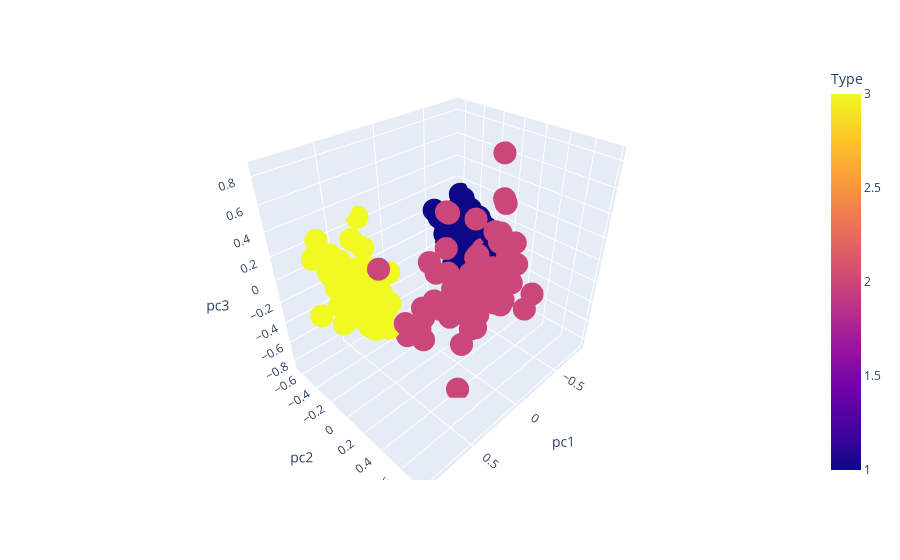

The notebook cell saved with this chart:
### Markdown cell above
### Sweet visualization

### Code cell
import plotly.express as px
plt.figure(figsize=(10,10), dpi = 200)
fig = px.scatter_3d(pca_df, x='pc1', y='pc2', z='pc3',
              color='Type')
fig.show()

### Figure 1 — Plotly figure (JSON) as saved in the notebook; plotly's stock layout.template omitted (floating-point values rounded to 4 significant figures; data arrays with more than 128 entries replaced by an {"elided": "..."} marker saying what was removed)
{"data": [{"hovertemplate": "pc1=%{x}<br>pc2=%{y}<br>pc3=%{z}<br>Type=%{marker.color}<extra></extra>", "legendgroup": "", "marker": {"color": {"elided": "178 int values"}, "coloraxis": "coloraxis", "symbol": "circle"}, "mode": "markers", "name": "", "scene": "scene", "showlegend": false, "type": "scatter3d", "x": {"elided": "178 float values"}, "y": {"elided": "178 float values"}, "z": {"elided": "178 float values"}}], "layout": {"coloraxis": {"colorbar": {"title": {"text": "Type"}}, "colorscale": [[0, "#0d0887"], [0.1111, "#46039f"], [0.2222, "#7201a8"], [0.3333, "#9c179e"], [0.4444, "#bd3786"], [0.5556, "#d8576b"], [0.6667, "#ed7953"], [0.7778, "#fb9f3a"], [0.8889, "#fdca26"], [1, "#f0f921"]]}, "legend": {"tracegroupgap": 0}, "margin": {"t": 60}, "scene": {"domain": {"x": [0, 1], "y": [0, 1]}, "xaxis": {"title": {"text": "pc1"}}, "yaxis": {"title": {"text": "pc2"}}, "zaxis": {"title": {"text": "pc3"}}}}}
